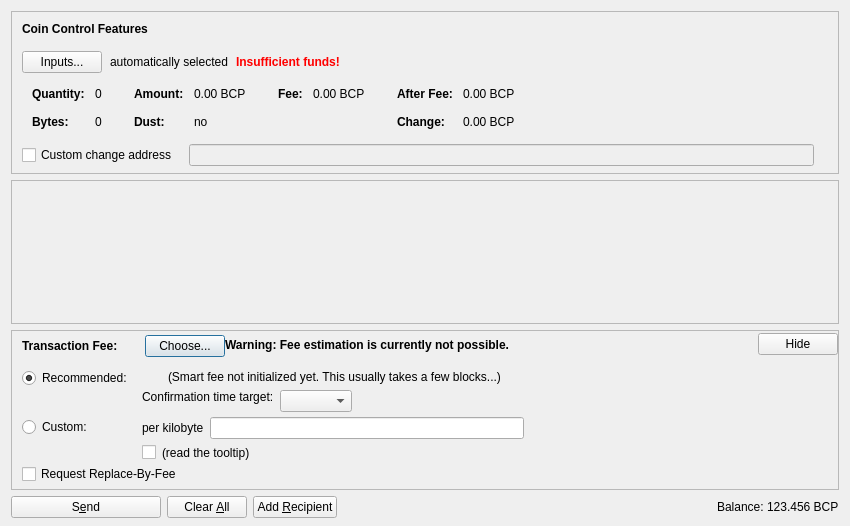
<?xml version="1.0" encoding="UTF-8"?>
<ui version="4.0">
 <class>SendCoinsDialog</class>
 <widget class="QDialog" name="SendCoinsDialog">
  <property name="geometry">
   <rect>
    <x>0</x>
    <y>0</y>
    <width>850</width>
    <height>526</height>
   </rect>
  </property>
  <property name="windowTitle">
   <string>Send Coins</string>
  </property>
  <layout class="QVBoxLayout" name="verticalLayout" stretch="0,1,0,0">
   <property name="bottomMargin">
    <number>8</number>
   </property>
   <item>
    <widget class="QFrame" name="frameCoinControl">
     <property name="sizePolicy">
      <sizepolicy hsizetype="Expanding" vsizetype="Expanding">
       <horstretch>0</horstretch>
       <verstretch>0</verstretch>
      </sizepolicy>
     </property>
     <property name="maximumSize">
      <size>
       <width>16777215</width>
       <height>16777215</height>
      </size>
     </property>
     <property name="frameShape">
      <enum>QFrame::StyledPanel</enum>
     </property>
     <property name="frameShadow">
      <enum>QFrame::Sunken</enum>
     </property>
     <layout class="QVBoxLayout" name="verticalLayoutCoinControl2">
      <property name="spacing">
       <number>0</number>
      </property>
      <property name="leftMargin">
       <number>0</number>
      </property>
      <property name="topMargin">
       <number>0</number>
      </property>
      <property name="rightMargin">
       <number>0</number>
      </property>
      <property name="bottomMargin">
       <number>6</number>
      </property>
      <item>
       <layout class="QVBoxLayout" name="verticalLayoutCoinControl" stretch="0,0,0,0,1">
        <property name="spacing">
         <number>0</number>
        </property>
        <property name="leftMargin">
         <number>10</number>
        </property>
        <property name="topMargin">
         <number>10</number>
        </property>
        <item>
         <layout class="QHBoxLayout" name="horizontalLayoutCoinControl1">
          <property name="bottomMargin">
           <number>15</number>
          </property>
          <item>
           <widget class="QLabel" name="labelCoinControlFeatures">
            <property name="sizePolicy">
             <sizepolicy hsizetype="Preferred" vsizetype="Maximum">
              <horstretch>0</horstretch>
              <verstretch>0</verstretch>
             </sizepolicy>
            </property>
            <property name="font">
             <font>
              <weight>75</weight>
              <bold>true</bold>
             </font>
            </property>
            <property name="styleSheet">
             <string notr="true">font-weight:bold;</string>
            </property>
            <property name="text">
             <string>Coin Control Features</string>
            </property>
           </widget>
          </item>
         </layout>
        </item>
        <item>
         <layout class="QHBoxLayout" name="horizontalLayoutCoinControl2" stretch="0,0,0,0">
          <property name="spacing">
           <number>8</number>
          </property>
          <property name="bottomMargin">
           <number>10</number>
          </property>
          <item>
           <widget class="QPushButton" name="pushButtonCoinControl">
            <property name="styleSheet">
             <string notr="true"/>
            </property>
            <property name="text">
             <string>Inputs...</string>
            </property>
            <property name="autoDefault">
             <bool>false</bool>
            </property>
           </widget>
          </item>
          <item>
           <widget class="QLabel" name="labelCoinControlAutomaticallySelected">
            <property name="text">
             <string>automatically selected</string>
            </property>
            <property name="margin">
             <number>5</number>
            </property>
           </widget>
          </item>
          <item>
           <widget class="QLabel" name="labelCoinControlInsuffFunds">
            <property name="font">
             <font>
              <weight>75</weight>
              <bold>true</bold>
             </font>
            </property>
            <property name="styleSheet">
             <string notr="true">color:red;font-weight:bold;</string>
            </property>
            <property name="text">
             <string>Insufficient funds!</string>
            </property>
            <property name="margin">
             <number>5</number>
            </property>
           </widget>
          </item>
          <item>
           <spacer name="horizontalSpacerCoinControl">
            <property name="orientation">
             <enum>Qt::Horizontal</enum>
            </property>
            <property name="sizeHint" stdset="0">
             <size>
              <width>40</width>
              <height>1</height>
             </size>
            </property>
           </spacer>
          </item>
         </layout>
        </item>
        <item>
         <widget class="QWidget" name="widgetCoinControl" native="true">
          <property name="sizePolicy">
           <sizepolicy hsizetype="Preferred" vsizetype="Preferred">
            <horstretch>0</horstretch>
            <verstretch>0</verstretch>
           </sizepolicy>
          </property>
          <property name="minimumSize">
           <size>
            <width>0</width>
            <height>0</height>
           </size>
          </property>
          <property name="styleSheet">
           <string notr="true"/>
          </property>
          <layout class="QHBoxLayout" name="horizontalLayoutCoinControl5">
           <property name="leftMargin">
            <number>0</number>
           </property>
           <property name="topMargin">
            <number>0</number>
           </property>
           <property name="rightMargin">
            <number>0</number>
           </property>
           <property name="bottomMargin">
            <number>0</number>
           </property>
           <item>
            <layout class="QHBoxLayout" name="horizontalLayoutCoinControl3" stretch="0,0,0,1">
             <property name="spacing">
              <number>20</number>
             </property>
             <property name="topMargin">
              <number>0</number>
             </property>
             <property name="bottomMargin">
              <number>10</number>
             </property>
             <item>
              <layout class="QFormLayout" name="formLayoutCoinControl1">
               <property name="horizontalSpacing">
                <number>10</number>
               </property>
               <property name="verticalSpacing">
                <number>14</number>
               </property>
               <property name="leftMargin">
                <number>10</number>
               </property>
               <property name="topMargin">
                <number>4</number>
               </property>
               <property name="rightMargin">
                <number>6</number>
               </property>
               <item row="0" column="0">
                <widget class="QLabel" name="labelCoinControlQuantityText">
                 <property name="font">
                  <font>
                   <weight>75</weight>
                   <bold>true</bold>
                  </font>
                 </property>
                 <property name="text">
                  <string>Quantity:</string>
                 </property>
                 <property name="margin">
                  <number>0</number>
                 </property>
                </widget>
               </item>
               <item row="0" column="1">
                <widget class="QLabel" name="labelCoinControlQuantity">
                 <property name="cursor">
                  <cursorShape>IBeamCursor</cursorShape>
                 </property>
                 <property name="contextMenuPolicy">
                  <enum>Qt::ActionsContextMenu</enum>
                 </property>
                 <property name="text">
                  <string notr="true">0</string>
                 </property>
                 <property name="margin">
                  <number>0</number>
                 </property>
                 <property name="textInteractionFlags">
                  <set>Qt::LinksAccessibleByMouse|Qt::TextSelectableByKeyboard|Qt::TextSelectableByMouse</set>
                 </property>
                </widget>
               </item>
               <item row="1" column="0">
                <widget class="QLabel" name="labelCoinControlBytesText">
                 <property name="font">
                  <font>
                   <weight>75</weight>
                   <bold>true</bold>
                  </font>
                 </property>
                 <property name="text">
                  <string>Bytes:</string>
                 </property>
                </widget>
               </item>
               <item row="1" column="1">
                <widget class="QLabel" name="labelCoinControlBytes">
                 <property name="cursor">
                  <cursorShape>IBeamCursor</cursorShape>
                 </property>
                 <property name="contextMenuPolicy">
                  <enum>Qt::ActionsContextMenu</enum>
                 </property>
                 <property name="text">
                  <string notr="true">0</string>
                 </property>
                 <property name="textInteractionFlags">
                  <set>Qt::LinksAccessibleByMouse|Qt::TextSelectableByKeyboard|Qt::TextSelectableByMouse</set>
                 </property>
                </widget>
               </item>
              </layout>
             </item>
             <item>
              <layout class="QFormLayout" name="formLayoutCoinControl2">
               <property name="horizontalSpacing">
                <number>10</number>
               </property>
               <property name="verticalSpacing">
                <number>14</number>
               </property>
               <property name="leftMargin">
                <number>6</number>
               </property>
               <property name="topMargin">
                <number>4</number>
               </property>
               <property name="rightMargin">
                <number>6</number>
               </property>
               <item row="0" column="0">
                <widget class="QLabel" name="labelCoinControlAmountText">
                 <property name="font">
                  <font>
                   <weight>75</weight>
                   <bold>true</bold>
                  </font>
                 </property>
                 <property name="text">
                  <string>Amount:</string>
                 </property>
                 <property name="margin">
                  <number>0</number>
                 </property>
                </widget>
               </item>
               <item row="0" column="1">
                <widget class="QLabel" name="labelCoinControlAmount">
                 <property name="cursor">
                  <cursorShape>IBeamCursor</cursorShape>
                 </property>
                 <property name="contextMenuPolicy">
                  <enum>Qt::ActionsContextMenu</enum>
                 </property>
                 <property name="text">
                  <string notr="true">0.00 BCP</string>
                 </property>
                 <property name="textInteractionFlags">
                  <set>Qt::LinksAccessibleByMouse|Qt::TextSelectableByKeyboard|Qt::TextSelectableByMouse</set>
                 </property>
                </widget>
               </item>
               <item row="1" column="0">
                <widget class="QLabel" name="labelCoinControlLowOutputText">
                 <property name="font">
                  <font>
                   <weight>75</weight>
                   <bold>true</bold>
                  </font>
                 </property>
                 <property name="text">
                  <string>Dust:</string>
                 </property>
                </widget>
               </item>
               <item row="1" column="1">
                <widget class="QLabel" name="labelCoinControlLowOutput">
                 <property name="cursor">
                  <cursorShape>IBeamCursor</cursorShape>
                 </property>
                 <property name="contextMenuPolicy">
                  <enum>Qt::ActionsContextMenu</enum>
                 </property>
                 <property name="text">
                  <string notr="true">no</string>
                 </property>
                 <property name="textInteractionFlags">
                  <set>Qt::LinksAccessibleByMouse|Qt::TextSelectableByKeyboard|Qt::TextSelectableByMouse</set>
                 </property>
                </widget>
               </item>
              </layout>
             </item>
             <item>
              <layout class="QFormLayout" name="formLayoutCoinControl3">
               <property name="horizontalSpacing">
                <number>10</number>
               </property>
               <property name="verticalSpacing">
                <number>14</number>
               </property>
               <property name="leftMargin">
                <number>6</number>
               </property>
               <property name="topMargin">
                <number>4</number>
               </property>
               <property name="rightMargin">
                <number>6</number>
               </property>
               <item row="0" column="0">
                <widget class="QLabel" name="labelCoinControlFeeText">
                 <property name="font">
                  <font>
                   <weight>75</weight>
                   <bold>true</bold>
                  </font>
                 </property>
                 <property name="text">
                  <string>Fee:</string>
                 </property>
                 <property name="margin">
                  <number>0</number>
                 </property>
                </widget>
               </item>
               <item row="0" column="1">
                <widget class="QLabel" name="labelCoinControlFee">
                 <property name="cursor">
                  <cursorShape>IBeamCursor</cursorShape>
                 </property>
                 <property name="contextMenuPolicy">
                  <enum>Qt::ActionsContextMenu</enum>
                 </property>
                 <property name="text">
                  <string notr="true">0.00 BCP</string>
                 </property>
                 <property name="textInteractionFlags">
                  <set>Qt::LinksAccessibleByMouse|Qt::TextSelectableByKeyboard|Qt::TextSelectableByMouse</set>
                 </property>
                </widget>
               </item>
              </layout>
             </item>
             <item>
              <layout class="QFormLayout" name="formLayoutCoinControl4">
               <property name="horizontalSpacing">
                <number>10</number>
               </property>
               <property name="verticalSpacing">
                <number>14</number>
               </property>
               <property name="leftMargin">
                <number>6</number>
               </property>
               <property name="topMargin">
                <number>4</number>
               </property>
               <property name="rightMargin">
                <number>6</number>
               </property>
               <item row="0" column="0">
                <widget class="QLabel" name="labelCoinControlAfterFeeText">
                 <property name="font">
                  <font>
                   <weight>75</weight>
                   <bold>true</bold>
                  </font>
                 </property>
                 <property name="text">
                  <string>After Fee:</string>
                 </property>
                 <property name="margin">
                  <number>0</number>
                 </property>
                </widget>
               </item>
               <item row="0" column="1">
                <widget class="QLabel" name="labelCoinControlAfterFee">
                 <property name="cursor">
                  <cursorShape>IBeamCursor</cursorShape>
                 </property>
                 <property name="contextMenuPolicy">
                  <enum>Qt::ActionsContextMenu</enum>
                 </property>
                 <property name="text">
                  <string notr="true">0.00 BCP</string>
                 </property>
                 <property name="textInteractionFlags">
                  <set>Qt::LinksAccessibleByMouse|Qt::TextSelectableByKeyboard|Qt::TextSelectableByMouse</set>
                 </property>
                </widget>
               </item>
               <item row="1" column="0">
                <widget class="QLabel" name="labelCoinControlChangeText">
                 <property name="font">
                  <font>
                   <weight>75</weight>
                   <bold>true</bold>
                  </font>
                 </property>
                 <property name="text">
                  <string>Change:</string>
                 </property>
                </widget>
               </item>
               <item row="1" column="1">
                <widget class="QLabel" name="labelCoinControlChange">
                 <property name="cursor">
                  <cursorShape>IBeamCursor</cursorShape>
                 </property>
                 <property name="contextMenuPolicy">
                  <enum>Qt::ActionsContextMenu</enum>
                 </property>
                 <property name="text">
                  <string notr="true">0.00 BCP</string>
                 </property>
                 <property name="textInteractionFlags">
                  <set>Qt::LinksAccessibleByMouse|Qt::TextSelectableByKeyboard|Qt::TextSelectableByMouse</set>
                 </property>
                </widget>
               </item>
              </layout>
             </item>
            </layout>
           </item>
          </layout>
         </widget>
        </item>
        <item>
         <layout class="QHBoxLayout" name="horizontalLayoutCoinControl4" stretch="0,0,0">
          <property name="spacing">
           <number>12</number>
          </property>
          <property name="sizeConstraint">
           <enum>QLayout::SetDefaultConstraint</enum>
          </property>
          <property name="topMargin">
           <number>5</number>
          </property>
          <property name="rightMargin">
           <number>5</number>
          </property>
          <item>
           <widget class="QCheckBox" name="checkBoxCoinControlChange">
            <property name="toolTip">
             <string>If this is activated, but the change address is empty or invalid, change will be sent to a newly generated address.</string>
            </property>
            <property name="text">
             <string>Custom change address</string>
            </property>
           </widget>
          </item>
          <item>
           <widget class="QValidatedLineEdit" name="lineEditCoinControlChange">
            <property name="enabled">
             <bool>false</bool>
            </property>
            <property name="sizePolicy">
             <sizepolicy hsizetype="Expanding" vsizetype="Fixed">
              <horstretch>0</horstretch>
              <verstretch>0</verstretch>
             </sizepolicy>
            </property>
           </widget>
          </item>
          <item>
           <widget class="QLabel" name="labelCoinControlChangeLabel">
            <property name="sizePolicy">
             <sizepolicy hsizetype="Preferred" vsizetype="Expanding">
              <horstretch>0</horstretch>
              <verstretch>0</verstretch>
             </sizepolicy>
            </property>
            <property name="minimumSize">
             <size>
              <width>0</width>
              <height>0</height>
             </size>
            </property>
            <property name="text">
             <string/>
            </property>
            <property name="margin">
             <number>3</number>
            </property>
           </widget>
          </item>
         </layout>
        </item>
        <item>
         <spacer name="verticalSpacerCoinControl">
          <property name="orientation">
           <enum>Qt::Vertical</enum>
          </property>
          <property name="sizeHint" stdset="0">
           <size>
            <width>800</width>
            <height>1</height>
           </size>
          </property>
         </spacer>
        </item>
       </layout>
      </item>
     </layout>
    </widget>
   </item>
   <item>
    <widget class="QScrollArea" name="scrollArea">
     <property name="widgetResizable">
      <bool>true</bool>
     </property>
     <widget class="QWidget" name="scrollAreaWidgetContents">
      <property name="geometry">
       <rect>
        <x>0</x>
        <y>0</y>
        <width>830</width>
        <height>104</height>
       </rect>
      </property>
      <layout class="QVBoxLayout" name="verticalLayout_2" stretch="0,1">
       <property name="leftMargin">
        <number>0</number>
       </property>
       <property name="topMargin">
        <number>0</number>
       </property>
       <property name="rightMargin">
        <number>0</number>
       </property>
       <property name="bottomMargin">
        <number>0</number>
       </property>
       <item>
        <layout class="QVBoxLayout" name="entries">
         <property name="spacing">
          <number>6</number>
         </property>
        </layout>
       </item>
       <item>
        <spacer name="verticalSpacer">
         <property name="orientation">
          <enum>Qt::Vertical</enum>
         </property>
         <property name="sizeHint" stdset="0">
          <size>
           <width>20</width>
           <height>40</height>
          </size>
         </property>
        </spacer>
       </item>
      </layout>
     </widget>
    </widget>
   </item>
   <item>
    <widget class="QFrame" name="frameFee">
     <property name="sizePolicy">
      <sizepolicy hsizetype="Expanding" vsizetype="Expanding">
       <horstretch>0</horstretch>
       <verstretch>0</verstretch>
      </sizepolicy>
     </property>
     <property name="maximumSize">
      <size>
       <width>16777215</width>
       <height>16777215</height>
      </size>
     </property>
     <property name="frameShape">
      <enum>QFrame::StyledPanel</enum>
     </property>
     <property name="frameShadow">
      <enum>QFrame::Sunken</enum>
     </property>
     <layout class="QVBoxLayout" name="verticalLayoutFee1">
      <property name="spacing">
       <number>0</number>
      </property>
      <property name="leftMargin">
       <number>0</number>
      </property>
      <property name="topMargin">
       <number>0</number>
      </property>
      <property name="rightMargin">
       <number>0</number>
      </property>
      <property name="bottomMargin">
       <number>0</number>
      </property>
      <item>
       <layout class="QVBoxLayout" name="verticalLayoutFee2" stretch="0,0,0">
        <property name="spacing">
         <number>0</number>
        </property>
        <property name="leftMargin">
         <number>10</number>
        </property>
        <property name="topMargin">
         <number>0</number>
        </property>
        <item>
         <layout class="QHBoxLayout" name="horizontalLayoutFee1">
          <property name="bottomMargin">
           <number>0</number>
          </property>
          <item>
           <layout class="QVBoxLayout" name="verticalLayoutFee7">
            <property name="spacing">
             <number>0</number>
            </property>
            <item>
             <spacer name="verticalSpacerSmartFee">
              <property name="orientation">
               <enum>Qt::Vertical</enum>
              </property>
              <property name="sizeType">
               <enum>QSizePolicy::Fixed</enum>
              </property>
              <property name="sizeHint" stdset="0">
               <size>
                <width>1</width>
                <height>4</height>
               </size>
              </property>
             </spacer>
            </item>
            <item>
             <layout class="QHBoxLayout" name="horizontalLayoutSmartFee">
              <property name="spacing">
               <number>10</number>
              </property>
              <item>
               <widget class="QLabel" name="labelFeeHeadline">
                <property name="sizePolicy">
                 <sizepolicy hsizetype="Preferred" vsizetype="Maximum">
                  <horstretch>0</horstretch>
                  <verstretch>0</verstretch>
                 </sizepolicy>
                </property>
                <property name="font">
                 <font>
                  <weight>75</weight>
                  <bold>true</bold>
                 </font>
                </property>
                <property name="styleSheet">
                 <string notr="true">font-weight:bold;</string>
                </property>
                <property name="text">
                 <string>Transaction Fee:</string>
                </property>
               </widget>
              </item>
              <item>
               <widget class="QLabel" name="labelFeeMinimized">
                <property name="text">
                 <string/>
                </property>
               </widget>
              </item>
              <item>
               <widget class="QPushButton" name="buttonChooseFee">
                <property name="text">
                 <string>Choose...</string>
                </property>
               </widget>
              </item>
             </layout>
            </item>
            <item>
             <spacer name="verticalSpacer_5">
              <property name="orientation">
               <enum>Qt::Vertical</enum>
              </property>
              <property name="sizeHint" stdset="0">
               <size>
                <width>1</width>
                <height>1</height>
               </size>
              </property>
             </spacer>
            </item>
           </layout>
          </item>
          <item>
           <widget class="QLabel" name="fallbackFeeWarningLabel">
            <property name="toolTip">
             <string>Using the fallbackfee can result in sending a transaction that will take several hours or days (or never) to confirm. Consider choosing your fee manually or wait until you have validated the complete chain.</string>
            </property>
            <property name="font">
            <font>
                <weight>75</weight>
                <bold>true</bold>
            </font>
            </property>
            <property name="text">
             <string>Warning: Fee estimation is currently not possible.</string>
            </property>
            <property name="wordWrap">
             <bool>false</bool>
            </property>
           </widget>
          </item>
          <item>
           <spacer name="horizontalSpacer_4">
            <property name="orientation">
             <enum>Qt::Horizontal</enum>
            </property>
            <property name="sizeType">
             <enum>QSizePolicy::MinimumExpanding</enum>
            </property>
            <property name="sizeHint" stdset="0">
             <size>
              <width>40</width>
              <height>20</height>
             </size>
            </property>
           </spacer>
          </item>
          <item>
           <widget class="QPushButton" name="buttonMinimizeFee">
            <property name="toolTip">
             <string>collapse fee-settings</string>
            </property>
            <property name="text">
             <string>Hide</string>
            </property>
           </widget>
          </item>
         </layout>
        </item>
        <item>
         <widget class="QFrame" name="frameFeeSelection">
          <layout class="QVBoxLayout" name="verticalLayoutFee12">
           <property name="spacing">
            <number>0</number>
           </property>
           <property name="leftMargin">
            <number>0</number>
           </property>
           <property name="topMargin">
            <number>0</number>
           </property>
           <property name="rightMargin">
            <number>0</number>
           </property>
           <property name="bottomMargin">
            <number>0</number>
           </property>
           <item>
            <layout class="QGridLayout" name="gridLayoutFee">
             <property name="topMargin">
              <number>10</number>
             </property>
             <property name="bottomMargin">
              <number>4</number>
             </property>
             <property name="horizontalSpacing">
              <number>10</number>
             </property>
             <property name="verticalSpacing">
              <number>4</number>
             </property>
             <item row="1" column="1">
              <layout class="QVBoxLayout" name="verticalLayoutFee8">
               <property name="spacing">
                <number>6</number>
               </property>
               <item>
                <layout class="QHBoxLayout" name="horizontalLayoutFee13">
                 <item>
                  <widget class="QLabel" name="labelCustomPerKilobyte">
                   <property name="toolTip">
                    <string>If the custom fee is set to 1000 satoshis and the transaction is only 250 bytes, then &quot;per kilobyte&quot; only pays 250 satoshis in fee, while &quot;total at least&quot; pays 1000 satoshis. For transactions bigger than a kilobyte both pay by kilobyte.</string>
                   </property>
                   <property name="text">
                    <string>per kilobyte</string>
                   </property>
                  </widget>
                 </item>
                 <item>
                  <widget class="BitcoinAmountField" name="customFee"/>
                 </item>
                 <item>
                  <spacer name="horizontalSpacer_6">
                   <property name="orientation">
                    <enum>Qt::Horizontal</enum>
                   </property>
                   <property name="sizeHint" stdset="0">
                    <size>
                     <width>1</width>
                     <height>1</height>
                    </size>
                   </property>
                  </spacer>
                 </item>
                </layout>
               </item>
               <item>
                <layout class="QHBoxLayout" name="horizontalLayoutFee8">
                 <item>
                  <widget class="QCheckBox" name="checkBoxMinimumFee">
                   <property name="toolTip">
                    <string>Paying only the minimum fee is just fine as long as there is less transaction volume than space in the blocks. But be aware that this can end up in a never confirming transaction once there is more demand for bitcoin transactions than the network can process.</string>
                   </property>
                   <property name="text">
                    <string/>
                   </property>
                  </widget>
                 </item>
                 <item>
                  <widget class="QLabel" name="labelMinFeeWarning">
                   <property name="enabled">
                    <bool>true</bool>
                   </property>
                   <property name="toolTip">
                    <string>Paying only the minimum fee is just fine as long as there is less transaction volume than space in the blocks. But be aware that this can end up in a never confirming transaction once there is more demand for bitcoin transactions than the network can process.</string>
                   </property>
                   <property name="text">
                    <string>(read the tooltip)</string>
                   </property>
                   <property name="margin">
                    <number>5</number>
                   </property>
                  </widget>
                 </item>
                 <item>
                  <spacer name="horizontalSpacer_2">
                   <property name="orientation">
                    <enum>Qt::Horizontal</enum>
                   </property>
                   <property name="sizeHint" stdset="0">
                    <size>
                     <width>1</width>
                     <height>1</height>
                    </size>
                   </property>
                  </spacer>
                 </item>
                </layout>
               </item>
              </layout>
             </item>
             <item row="0" column="0">
              <layout class="QVBoxLayout" name="verticalLayoutFee4" stretch="0,1">
               <item>
                <widget class="QRadioButton" name="radioSmartFee">
                 <property name="text">
                  <string>Recommended:</string>
                 </property>
                 <property name="checked">
                  <bool>true</bool>
                 </property>
                 <attribute name="buttonGroup">
                  <string notr="true">groupFee</string>
                 </attribute>
                </widget>
               </item>
               <item>
                <spacer name="verticalSpacer_2">
                 <property name="orientation">
                  <enum>Qt::Vertical</enum>
                 </property>
                 <property name="sizeHint" stdset="0">
                  <size>
                   <width>1</width>
                   <height>1</height>
                  </size>
                 </property>
                </spacer>
               </item>
              </layout>
             </item>
             <item row="1" column="0">
              <layout class="QVBoxLayout" name="verticalLayoutFee9" stretch="0,1">
               <item>
                <widget class="QRadioButton" name="radioCustomFee">
                 <property name="text">
                  <string>Custom:</string>
                 </property>
                 <attribute name="buttonGroup">
                  <string notr="true">groupFee</string>
                 </attribute>
                </widget>
               </item>
               <item>
                <spacer name="verticalSpacer_6">
                 <property name="orientation">
                  <enum>Qt::Vertical</enum>
                 </property>
                 <property name="sizeHint" stdset="0">
                  <size>
                   <width>1</width>
                   <height>1</height>
                  </size>
                 </property>
                </spacer>
               </item>
              </layout>
             </item>
             <item row="0" column="1">
              <layout class="QVBoxLayout" name="verticalLayoutFee3" stretch="0,0,1">
               <property name="spacing">
                <number>6</number>
               </property>
               <property name="topMargin">
                <number>2</number>
               </property>
               <item>
                <layout class="QHBoxLayout" name="horizontalLayoutFee12">
                 <item>
                  <widget class="QLabel" name="labelSmartFee">
                   <property name="text">
                    <string/>
                   </property>
                   <property name="margin">
                    <number>2</number>
                   </property>
                  </widget>
                 </item>
                 <item>
                  <widget class="QLabel" name="labelFeeEstimation">
                   <property name="text">
                    <string/>
                   </property>
                  </widget>
                 </item>
                 <item>
                  <widget class="QLabel" name="labelSmartFee2">
                   <property name="text">
                    <string>(Smart fee not initialized yet. This usually takes a few blocks...)</string>
                   </property>
                   <property name="margin">
                    <number>2</number>
                   </property>
                  </widget>
                 </item>
                 <item>
                  <spacer name="horizontalSpacer_5">
                   <property name="orientation">
                    <enum>Qt::Horizontal</enum>
                   </property>
                   <property name="sizeHint" stdset="0">
                    <size>
                     <width>1</width>
                     <height>1</height>
                    </size>
                   </property>
                  </spacer>
                 </item>
                </layout>
               </item>
               <item>
                <layout class="QHBoxLayout" name="horizontalLayoutFee9">
                 <item>
                  <layout class="QVBoxLayout" name="verticalLayoutFee6">
                   <item>
                    <widget class="QLabel" name="labelSmartFee3">
                     <property name="text">
                      <string>Confirmation time target:</string>
                     </property>
                     <property name="margin">
                      <number>2</number>
                     </property>
                    </widget>
                   </item>
                   <item>
                    <spacer name="verticalSpacer_3">
                     <property name="orientation">
                      <enum>Qt::Vertical</enum>
                     </property>
                     <property name="sizeHint" stdset="0">
                      <size>
                       <width>1</width>
                       <height>1</height>
                      </size>
                     </property>
                    </spacer>
                   </item>
                  </layout>
                 </item>
                 <item>
                  <layout class="QVBoxLayout" name="verticalLayoutFee5">
                   <property name="rightMargin">
                    <number>30</number>
                   </property>
                   <item>
                    <layout class="QHBoxLayout" name="horizontalLayoutConfTarget">
                     <property name="bottomMargin">
                      <number>0</number>
                     </property>
                     <item>
                      <widget class="QComboBox" name="confTargetSelector"/>
                     </item>
                     <item>
                      <spacer name="horizontalSpacerConfTarget">
                       <property name="orientation">
                        <enum>Qt::Horizontal</enum>
                       </property>
                       <property name="sizeHint" stdset="0">
                        <size>
                         <width>40</width>
                         <height>20</height>
                        </size>
                       </property>
                      </spacer>
                     </item>
                    </layout>
                   </item>
                  </layout>
                 </item>
                </layout>
               </item>
               <item>
                <spacer name="verticalSpacer_4">
                 <property name="orientation">
                  <enum>Qt::Vertical</enum>
                 </property>
                 <property name="sizeHint" stdset="0">
                  <size>
                   <width>1</width>
                   <height>1</height>
                  </size>
                 </property>
                </spacer>
               </item>
              </layout>
             </item>
            </layout>
           </item>
           <item>
            <widget class="QCheckBox" name="optInRBF">
             <property name="text">
              <string>Request Replace-By-Fee</string>
             </property>
             <property name="toolTip">
              <string>Indicates that the sender may wish to replace this transaction with a new one paying higher fees (prior to being confirmed).</string>
             </property>
            </widget>
           </item>
          </layout>
         </widget>
        </item>
        <item>
         <spacer name="verticalSpacerFee">
          <property name="orientation">
           <enum>Qt::Vertical</enum>
          </property>
          <property name="sizeHint" stdset="0">
           <size>
            <width>40</width>
            <height>5</height>
           </size>
          </property>
         </spacer>
        </item>
       </layout>
      </item>
     </layout>
    </widget>
   </item>
   <item>
    <layout class="QHBoxLayout" name="horizontalLayout">
     <item>
      <widget class="QPushButton" name="sendButton">
       <property name="minimumSize">
        <size>
         <width>150</width>
         <height>0</height>
        </size>
       </property>
       <property name="toolTip">
        <string>Confirm the send action</string>
       </property>
       <property name="text">
        <string>S&amp;end</string>
       </property>
       <property name="icon">
        <iconset resource="../bitcoin.qrc">
         <normaloff>:/icons/send</normaloff>:/icons/send</iconset>
       </property>
       <property name="autoDefault">
        <bool>false</bool>
       </property>
       <property name="default">
        <bool>false</bool>
       </property>
      </widget>
     </item>
     <item>
      <widget class="QPushButton" name="clearButton">
       <property name="sizePolicy">
        <sizepolicy hsizetype="Minimum" vsizetype="Fixed">
         <horstretch>0</horstretch>
         <verstretch>0</verstretch>
        </sizepolicy>
       </property>
       <property name="toolTip">
        <string>Clear all fields of the form.</string>
       </property>
       <property name="text">
        <string>Clear &amp;All</string>
       </property>
       <property name="icon">
        <iconset resource="../bitcoin.qrc">
         <normaloff>:/icons/remove</normaloff>:/icons/remove</iconset>
       </property>
       <property name="autoDefault">
        <bool>false</bool>
       </property>
      </widget>
     </item>
     <item>
      <widget class="QPushButton" name="addButton">
       <property name="toolTip">
        <string>Send to multiple recipients at once</string>
       </property>
       <property name="text">
        <string>Add &amp;Recipient</string>
       </property>
       <property name="icon">
        <iconset resource="../bitcoin.qrc">
         <normaloff>:/icons/add</normaloff>:/icons/add</iconset>
       </property>
       <property name="autoDefault">
        <bool>false</bool>
       </property>
      </widget>
     </item>
     <item>
      <spacer name="horizontalSpacer">
       <property name="orientation">
        <enum>Qt::Horizontal</enum>
       </property>
       <property name="sizeHint" stdset="0">
        <size>
         <width>40</width>
         <height>20</height>
        </size>
       </property>
      </spacer>
     </item>
     <item>
      <layout class="QHBoxLayout" name="horizontalLayout_2">
       <property name="spacing">
        <number>3</number>
       </property>
       <item>
        <widget class="QLabel" name="label">
         <property name="sizePolicy">
          <sizepolicy hsizetype="Preferred" vsizetype="Fixed">
           <horstretch>0</horstretch>
           <verstretch>0</verstretch>
          </sizepolicy>
         </property>
         <property name="text">
          <string>Balance:</string>
         </property>
        </widget>
       </item>
       <item>
        <widget class="QLabel" name="labelBalance">
         <property name="sizePolicy">
          <sizepolicy hsizetype="Preferred" vsizetype="Fixed">
           <horstretch>0</horstretch>
           <verstretch>0</verstretch>
          </sizepolicy>
         </property>
         <property name="cursor">
          <cursorShape>IBeamCursor</cursorShape>
         </property>
         <property name="text">
          <string notr="true">123.456 BCP</string>
         </property>
         <property name="textInteractionFlags">
          <set>Qt::LinksAccessibleByMouse|Qt::TextSelectableByKeyboard|Qt::TextSelectableByMouse</set>
         </property>
        </widget>
       </item>
      </layout>
     </item>
    </layout>
   </item>
  </layout>
 </widget>
 <customwidgets>
  <customwidget>
   <class>QValidatedLineEdit</class>
   <extends>QLineEdit</extends>
   <header>qvalidatedlineedit.h</header>
  </customwidget>
  <customwidget>
   <class>BitcoinAmountField</class>
   <extends>QLineEdit</extends>
   <header>bitcoinamountfield.h</header>
   <container>1</container>
  </customwidget>
 </customwidgets>
 <resources>
  <include location="../bitcoin.qrc"/>
 </resources>
 <connections/>
 <buttongroups>
  <buttongroup name="groupFee"/>
 </buttongroups>
</ui>
